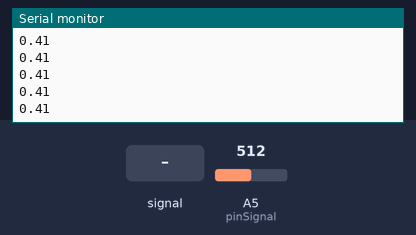
A sketch run on a simulated Arduino Uno, built with avr-gcc and run on an emulated ATmega328P. Parts: the last lines printed to the serial monitor. The test bench sets the inputs (shaded band); at power-on: A5 (pinSignal) = 512.

Above: at 1.2 s.
1.3 s: A5 (pinSignal) fed a 200 Hz sine of ±81 counts around its level
At 1.31 s:
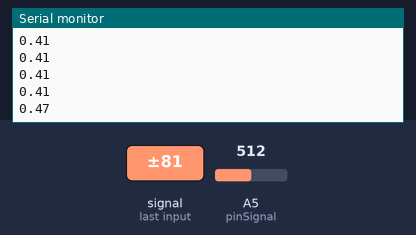
2.8 s: A5 (pinSignal) set to 716
At 2.82 s:
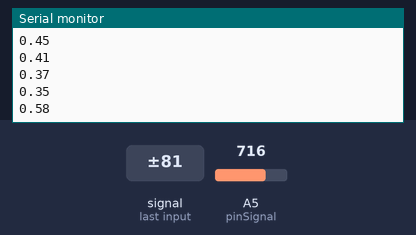
4.3 s: A5 (pinSignal) fed a 1000 Hz sine of ±255 counts around its level
At 4.33 s:
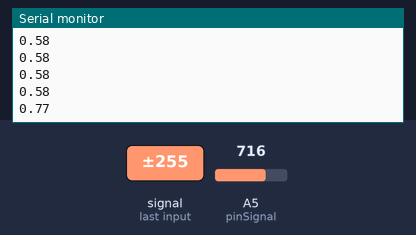
5.8 s: A5 (pinSignal) set to 1023
At 5.83 s:
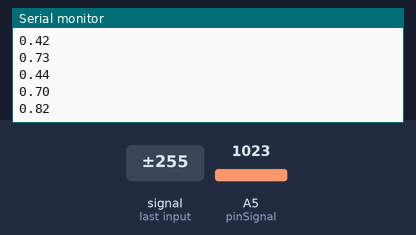
Timing chart, 0 to 8.3 s (numbered marks = the images above; inputs shaded):
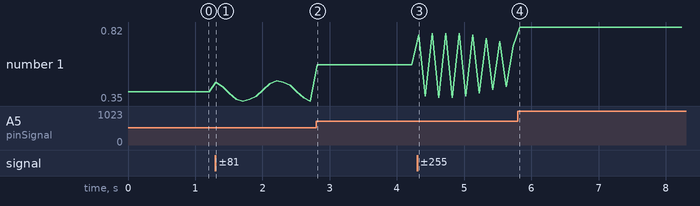

Measured:
- after the input at 1.3 s, the serial monitor: prints a new line at once (image 1)
- after the input at 2.8 s, the serial monitor: prints a new line at once (image 2)
- after the input at 4.3 s, the serial monitor: prints a new line at once (image 3)
- after the input at 5.8 s, the serial monitor: prints a new line at once (image 4)
- plotted number 1: 0.41 → 0.35 after the input at 1.3 s, 0.35 → 0.58 after the input at 2.8 s, 0.58 → 0.7 after the input at 4.3 s, 0.7 → 0.82 after the input at 5.8 s

The sketch:

sketch_mar12a.ino
```cpp
int pinSignal = 5;
int valueSignal = 0;
float voltage = 0;

void setup() {
  Serial.begin(9600);
}

void loop() {
  valueSignal = analogRead(pinSignal);
  voltage = valueSignal * (3.3/4096);
  Serial.println(voltage);
  delay(100);
}
```
